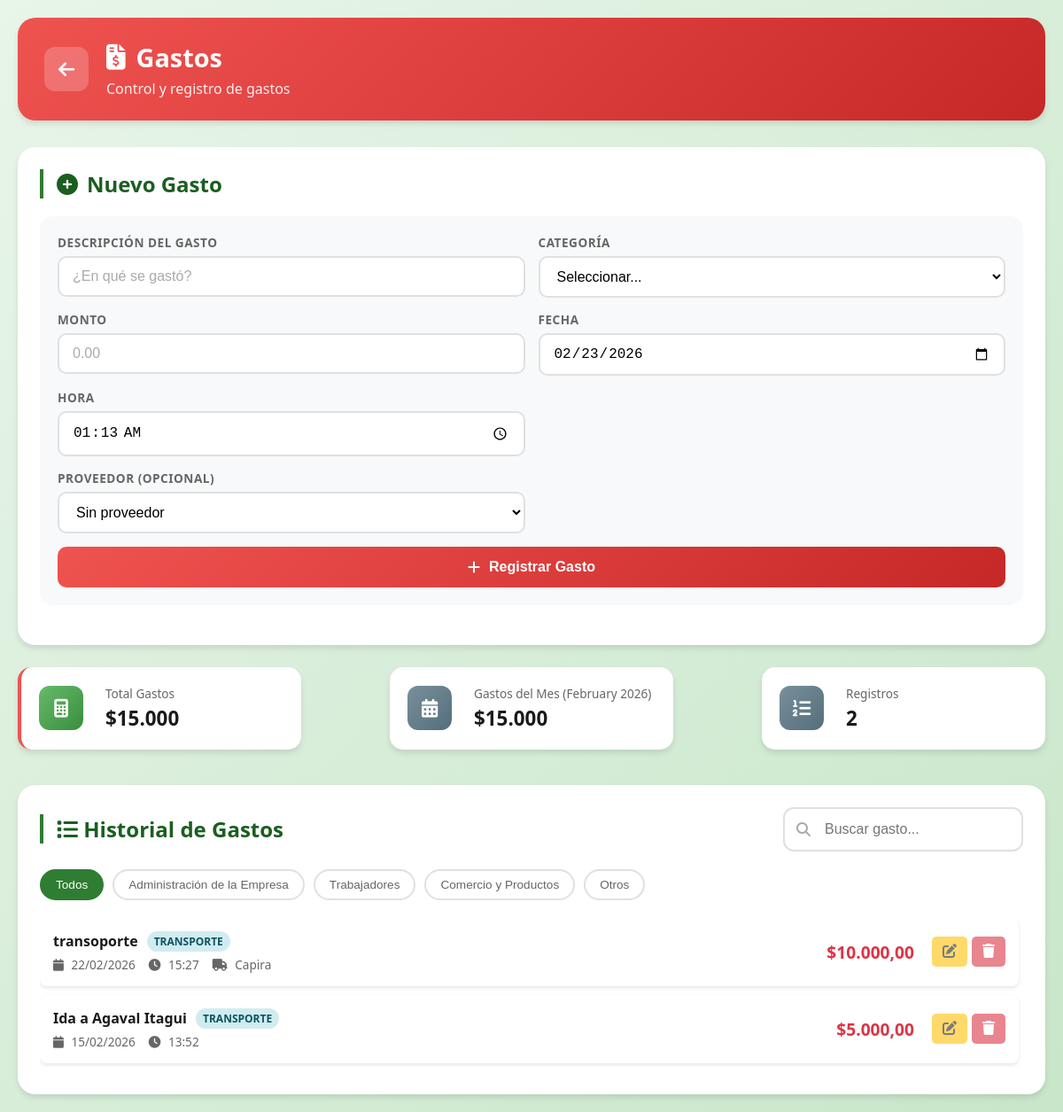
The app's page /gastos/, older data.
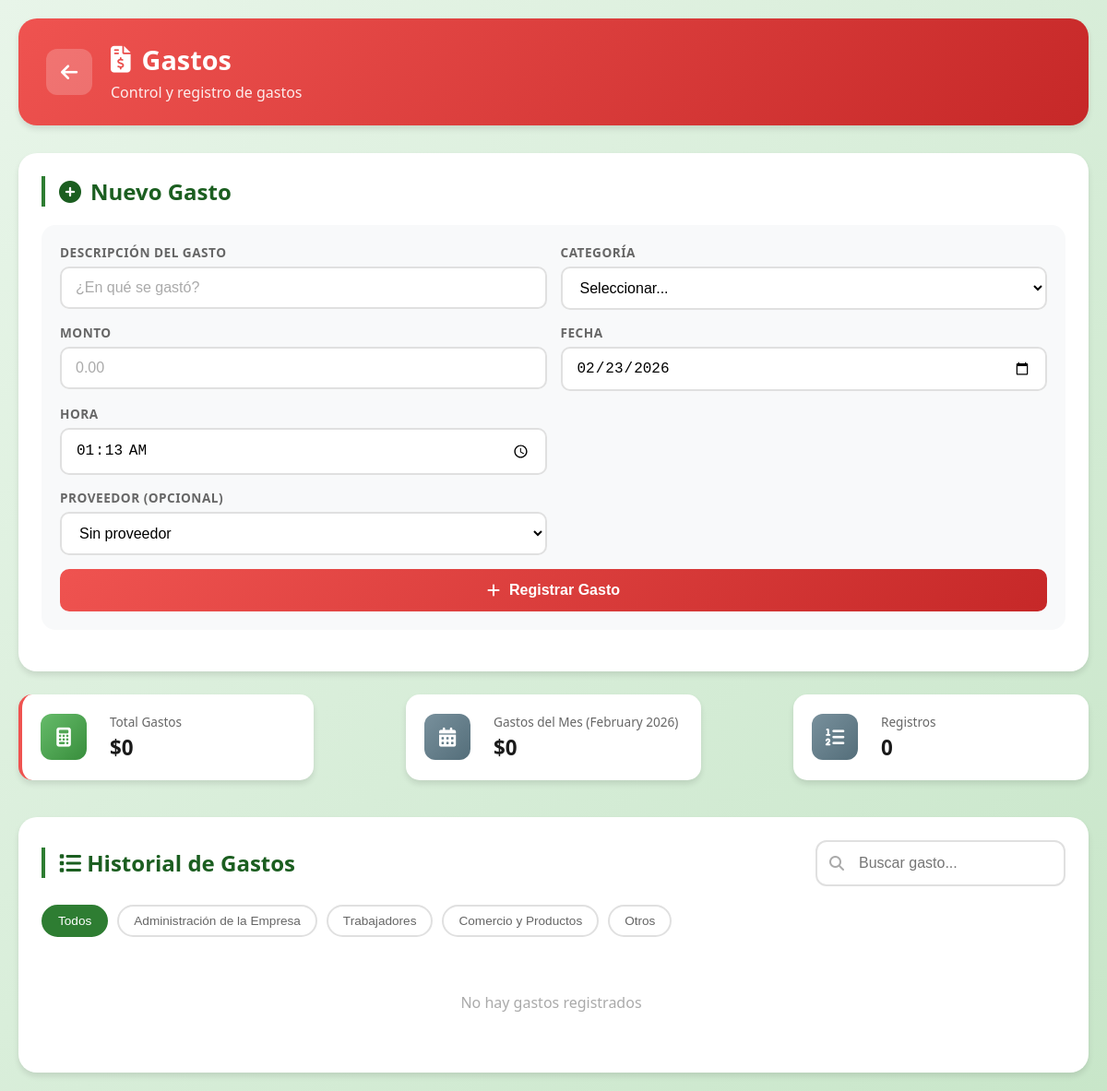
The same page, newer data.
### apps/gastos/models.py (models this page shows, shortened)
class Gastos(models.Model):
    CATEGORIA_CHOICES = [
        ('administracion', 'Administración de la Empresa'),
        ('trabajadores', 'Trabajadores'),
        ('comercio_productos', 'Comercio y Productos'),
        ('otros', 'Otros'),
    ]
    idGasto = models.AutoField(primary_key=True)
    descripcion = models.CharField(max_length=255)
    monto = models.DecimalField(max_digits=20, decimal_places=2)
    fecha = models.DateTimeField(default=timezone.now)
    categoria = models.CharField(
        max_length=20,
        choices=CATEGORIA_CHOICES,
        default='otros'
    )
    proveedor = models.ForeignKey(
        Proveedores,
        on_delete=models.SET_NULL,
        null=True,
        blank=True
    )
    class Meta:
        ordering = ['-fecha']

### apps/proveedores/models.py (models this page shows, shortened)
class Proveedores(models.Model):
    idProveedor = models.AutoField(primary_key=True)
    nombre = models.CharField(max_length=100)
    telefono = models.CharField(max_length=100)
    inicial = models.DecimalField(max_digits=10, decimal_places=2, default=0)
    saldo = models.DecimalField(max_digits=10, decimal_places=2, default=0)

### apps/gastos/views.py (the view)
# urls.py: path('', views.gastos_list, name='gastos'),
def gastos_list(request):
    gastos = Gastos.objects.all()
    proveedores = Proveedores.objects.all()
    hoy = timezone.now().date()
    mes_actual = hoy.month
    ano_actual = hoy.year
    total_gastos = gastos.aggregate(total=Sum('monto'))['total'] or 0
    gastos_mes_actual = gastos.filter(fecha__month=mes_actual, fecha__year=ano_actual).aggregate(total=Sum('monto'))['total'] or 0
    cantidad_gastos = gastos.count()
    gastos_por_categoria = {}
    for categoria, nombre in Gastos.CATEGORIA_CHOICES:
        total = gastos.filter(categoria=categoria).aggregate(total=Sum('monto'))['total'] or 0
        gastos_por_categoria[categoria] = {
            'nombre': nombre,
            'total': total
        }
    context = {
        'gastos': gastos,
        'proveedores': proveedores,
        'total_gastos': total_gastos,
        'gastos_mes_actual': gastos_mes_actual,
        'cantidad_gastos': cantidad_gastos,
        'gastos_por_categoria': gastos_por_categoria,
        'categorias': Gastos.CATEGORIA_CHOICES,
        'mes_actual': hoy.strftime('%B %Y'),  # Nombre del mes y año
    }
    return render(request, 'gastos.html', context)

### apps/gastos/templates/gastos.html (shortened to what the changed rows need)
{% load static %}
<!DOCTYPE html>
<html lang="es">
<head>
    <link rel="stylesheet" href="{% static 'css/style.css' %}">
    <link rel="stylesheet" href="https://cdnjs.cloudflare.com/ajax/libs/font-awesome/6.5.1/css/all.min.css">
</head>
<body>
    <div class="container">
        <header class="page-header gastos-header">
            <div class="header-info">
                <h1><i class="fas fa-file-invoice-dollar"></i> Gastos</h1>
            </div>
        </header>
        <section class="form-section">
            <h2 class="section-title"><i class="fas fa-plus-circle"></i> Nuevo Gasto</h2>
        </section>
        <section class="resumen-section">
            <div class="resumen-card gastos-card">
                <div class="resumen-info">
                    <span class="resumen-label">Total Gastos</span>
                    <span class="resumen-valor" id="totalGastos">${{ total_gastos }}</span>
                </div>
            </div>
            <div class="resumen-card">
                <div class="resumen-info">
                    <span class="resumen-label">Gastos del Mes ({{ mes_actual }})</span>
                    <span class="resumen-valor" id="gastosMes">${{ gastos_mes_actual }}</span>
                </div>
            </div>
            <div class="resumen-card">
                <div class="resumen-info">
                    <span class="resumen-label">Registros</span>
                    <span class="resumen-valor" id="cantidadGastos">{{ cantidad_gastos }}</span>
                </div>
            </div>
        </section>
        <section class="lista-section">
            <div class="lista-header">
                <h2 class="section-title"><i class="fas fa-list"></i> Historial de Gastos</h2>
            </div>
            <div class="filtros-container">
                <button class="filtro-btn active" data-filtro="todos" onclick="filtrarCategoria('todos', this)">Todos</button>
                {% for value, nombre in categorias %}
                <button class="filtro-btn" data-filtro="{{ value }}" onclick="filtrarCategoria('{{ value }}', this)">{{ nombre }}</button>
                {% endfor %}
            </div>
            <div class="lista-container" id="listaGastos">
                {% if gastos %}
                {% for gasto in gastos %}
                <div class="item-card gasto-item" data-categoria="{{ gasto.categoria }}">
                    <div class="item-info">
                        <div class="item-header">
                            <h3>{{ gasto.descripcion }}</h3>
                            <span class="badge {{ gasto.categoria }}">{{ gasto.get_categoria_display }}</span>
                        </div>
                        <div class="item-details">
                            <span><i class="fas fa-calendar"></i> {{ gasto.fecha|date:"d/m/Y" }}</span>
                            <span><i class="fas fa-clock"></i> {{ gasto.fecha|time:"H:i" }}</span>
                            {% if gasto.proveedor %}
                            <span><i class="fas fa-truck"></i> {{ gasto.proveedor.nombre }}</span>
                            {% endif %}
                        </div>
                    </div>
                    <div class="item-monto">
                        <span class="monto">${{ gasto.monto }}</span>
                    </div>
                    <div class="item-acciones">
                        <button class="btn-editar" onclick="abrirModalEditar({{ gasto.idGasto }}, '{{ gasto.descripcion }}', '{{ gasto.categoria }}', '{{ gasto.monto }}', '{{ gasto.fecha|date:'Y-m-d' }}', '{{ gasto.fecha|time:'H:i' }}', '{{ gasto.proveedor.idProveedor|default:'' }}')">
                            <i class="fas fa-edit"></i>
                        </button>
                        <form action="{% url 'gastos_eliminar' gasto.idGasto %}" method="POST" style="display: inline;" onsubmit="return confirm('¿Estás seguro de eliminar este gasto?')">
                            <button type="submit" class="btn-eliminar">
                                <i class="fas fa-trash"></i>
                            </button>
                        </form>
                    </div>
                </div>
                {% endfor %}
                {% else %}
                <p class="empty-message">No hay gastos registrados</p>
                {% endif %}
            </div>
        </section>
    </div>
</body>
</html>

Row changes from the older to the newer data that the page shows:
removed Gastos: descripcion "transoporte", categoria "TRANSPORTE", fecha "22/02/2026", fecha "15:27", proveedor.nombre "Capira", monto "10.000,00"
removed Gastos: descripcion "Ida a Agaval Itagui", categoria "TRANSPORTE", fecha "15/02/2026", fecha "13:52", monto "5.000,00"
Text that changed along with them:
{{ total_gastos }}: "15.000" → "0"
{{ gastos_mes_actual }}: "15.000" → "0"
{{ cantidad_gastos }}: "2" → "0"
text now shown: "No hay gastos registrados"
